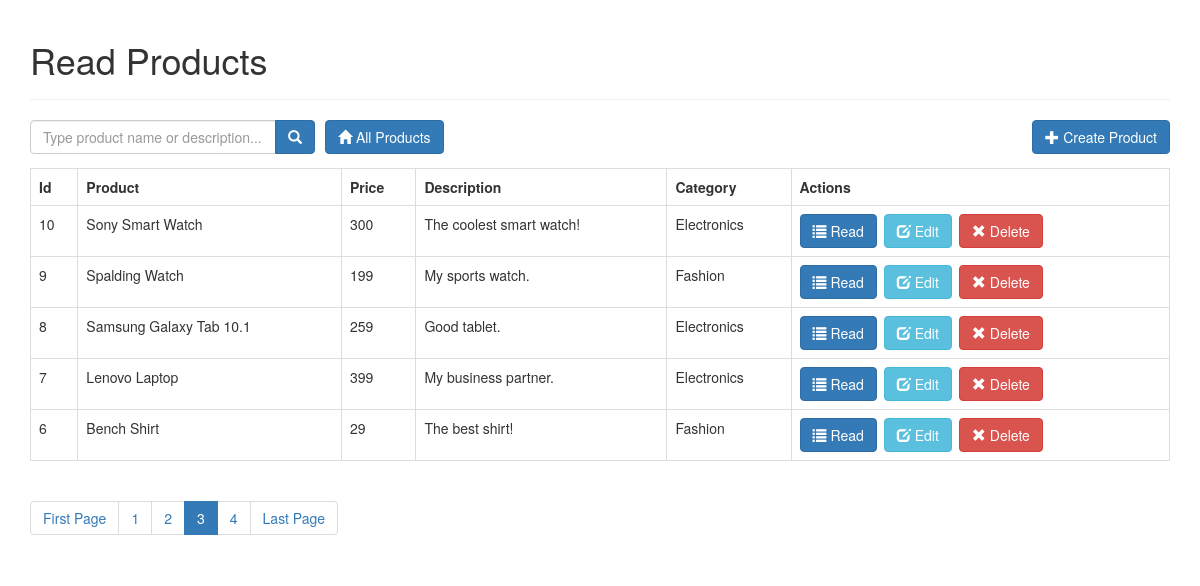
The page /index.php?page=3 on the database its author committed.
### tables this page shows
CREATE TABLE IF NOT EXISTS `products` (
  `id` int(11) NOT NULL AUTO_INCREMENT,
  `name` varchar(32) NOT NULL,
  `description` text NOT NULL,
  `price` int(11) NOT NULL,
  `category_id` int(11) NOT NULL,
  `created` datetime NOT NULL,
  `modified` timestamp NOT NULL DEFAULT CURRENT_TIMESTAMP,
  PRIMARY KEY (`id`)
);

CREATE TABLE IF NOT EXISTS `categories` (
  `id` int(11) NOT NULL AUTO_INCREMENT,
  `name` varchar(256) NOT NULL,
  `created` datetime NOT NULL,
  `modified` timestamp NOT NULL DEFAULT CURRENT_TIMESTAMP,
  PRIMARY KEY (`id`)
);

### index.php (called while the page is built, shortened)
<?php
include_once('config/core.php');
include_once('objects/product.php');
include_once('objects/category.php');
$database = new Database();
$db = $database->getConnection();
$product = new Product($db);
$category = new Category($db);
include_once("template/layout_header.php");
$stmt = $product->readAll($from_record_num, $records_per_page);
$total_rows=$product->countAll();
include_once("read_template.php");
include_once("template/layout_footer.php");

### objects/product.php (called while the page is built, shortened)
<?php
class Product
{
    private $conn;
    private $table_name = "products";
    public function __construct($db)
    {
        $this->conn = $db;
    }
    function readAll($from_record_num, $records_per_page)
    {
        $query = "SELECT
                    id, name, description, price, category_id
                FROM
                    " . $this->table_name . "
                ORDER BY
                    id DESC
                LIMIT
                    {$from_record_num}, {$records_per_page}";
        $stmt = $this->conn->prepare($query);
        $stmt->execute();
        return $stmt;
    }
    public function countAll()
    {
        $query = "SELECT id FROM " . $this->table_name . "";
        $stmt = $this->conn->prepare($query);
        $stmt->execute();
        $num = $stmt->rowCount();
        return $num;
    }
}

### config/core.php (called while the page is built)
<?php
$page = isset($_GET['page']) ? $_GET['page'] : 1;
$records_per_page = 5;
$from_record_num = ($records_per_page * $page) - $records_per_page;

### objects/category.php (called while the page is built, shortened)
<?php
class Category
{
    private $conn;
    private $table_name = "categories";
    public $id;
    public function __construct($db)
    {
        $this->conn = $db;
    }
    function readName()
    {
        $query = "SELECT name FROM " . $this->table_name . " WHERE id = ? limit 0,1";
        $stmt = $this->conn->prepare($query);
        $stmt->bindParam(1, $this->id);
        $stmt->execute();
        $row = $stmt->fetch(PDO::FETCH_ASSOC);
        $this->name = $row['name'];
    }
}

### read_template.php (the view)
<?php
echo "<form role='search' action='search.php'>";
    echo "<div class='input-group col-md-3 pull-left margin-right-1em'>";
        $search_value = isset($search_term) ? "value='{$search_term}'" : "";
        echo "<input type='text' class='form-control' placeholder='Type product name or description...' name='s' id='srch-term' required {$search_value} />";
        echo "<div class='input-group-btn'>";
            echo "<button class='btn btn-primary' type='submit'><i class='glyphicon glyphicon-search'></i></button>";
        echo "</div>";
    echo "</div>";
echo "</form>";
echo "<div class='left-button-margin' style='/*! float: 10px; */float: left;padding-left: 10px;'>";
    echo "<a href='index.php' class='btn btn-primary pull-right'>";
        echo "<span class='glyphicon glyphicon-home'></span> All Products";
    echo "</a>";
echo "</div>";
echo "<div class='right-button-margin'>";
    echo "<a href='create_product.php' class='btn btn-primary pull-right'>";
        echo "<span class='glyphicon glyphicon-plus'></span> Create Product";
    echo "</a>";
echo "</div>";
if($total_rows > 0){
    echo "<table class='table table-hover table-responsive table-bordered'>";
        echo "<tr>";
            echo "<th>Id</th>";
            echo "<th>Product</th>";
            echo "<th>Price</th>";
            echo "<th>Description</th>";
            echo "<th>Category</th>";
            echo "<th>Actions</th>";
        echo "</tr>";
        while ($row = $stmt->fetch(PDO::FETCH_ASSOC)){
            extract($row);
            echo "<tr>";
                echo "<td>{$id}</td>";
                echo "<td>{$name}</td>";
                echo "<td>{$price}</td>";
                echo "<td>{$description}</td>";
                echo "<td>";
                    $category->id = $category_id;
                    $category->readName();
                    echo $category->name;
                echo "</td>";
                echo "<td>";
                    echo "<a href='read_one.php?id={$id}' class='btn btn-primary left-margin'>";
                        echo "<span class='glyphicon glyphicon-list'></span> Read";
                    echo "</a>";
                    echo "<a href='update_product.php?id={$id}' class='btn btn-info left-margin'>";
                        echo "<span class='glyphicon glyphicon-edit'></span> Edit";
                    echo "</a>";
                    echo "<a delete-id='{$id}' class='btn btn-danger delete-object'>";
                        echo "<span class='glyphicon glyphicon-remove'></span> Delete";
                    echo "</a>";
                echo "</td>";
            echo "</tr>";
        }
    echo "</table>";
    include_once 'paging.php';
}
else{
    echo "<div class='alert alert-danger'>No products found.</div>";
}

### libs/css/custom.css (style rules this page uses)
.left-margin { margin:0 .5em 0 0; }
.right-button-margin { margin: 0 0 1em 0; overflow: hidden; }

### rows shown on the page
products: id "10", name "Sony Smart Watch", price "300", description "The coolest smart watch!", category.name "Electronics"
products: id "9", name "Spalding Watch", price "199", description "My sports watch.", category.name "Fashion"
products: id "8", name "Samsung Galaxy Tab 10.1", price "259", description "Good tablet.", category.name "Electronics"
products: id "7", name "Lenovo Laptop", price "399", description "My business partner.", category.name "Electronics"
products: id "6", name "Bench Shirt", price "29", description "The best shirt!", category.name "Fashion"

### other values the page prints
$page_title "Read Products"
